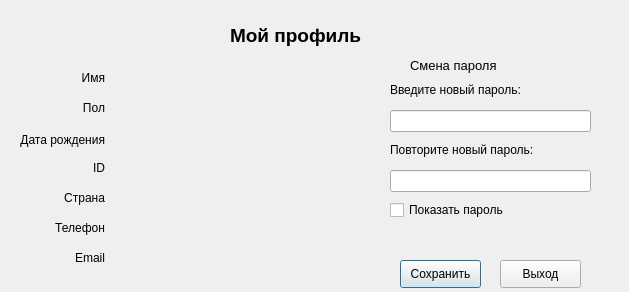
<?xml version="1.0" encoding="UTF-8"?>
<ui version="4.0">
 <class>CompetitorProfileDialog</class>
 <widget class="QDialog" name="CompetitorProfileDialog">
  <property name="geometry">
   <rect>
    <x>0</x>
    <y>0</y>
    <width>629</width>
    <height>292</height>
   </rect>
  </property>
  <property name="windowTitle">
   <string>Dialog</string>
  </property>
  <widget class="QLabel" name="ProfileLabel">
   <property name="geometry">
    <rect>
     <x>230</x>
     <y>20</y>
     <width>171</width>
     <height>31</height>
    </rect>
   </property>
   <property name="font">
    <font>
     <pointsize>14</pointsize>
     <weight>75</weight>
     <bold>true</bold>
    </font>
   </property>
   <property name="text">
    <string>Мой профиль</string>
   </property>
  </widget>
  <widget class="QLabel" name="NameLabel">
   <property name="geometry">
    <rect>
     <x>50</x>
     <y>70</y>
     <width>55</width>
     <height>16</height>
    </rect>
   </property>
   <property name="text">
    <string>Имя</string>
   </property>
   <property name="alignment">
    <set>Qt::AlignRight|Qt::AlignTrailing|Qt::AlignVCenter</set>
   </property>
  </widget>
  <widget class="QLabel" name="SexLabel">
   <property name="geometry">
    <rect>
     <x>50</x>
     <y>100</y>
     <width>55</width>
     <height>16</height>
    </rect>
   </property>
   <property name="text">
    <string>Пол</string>
   </property>
   <property name="alignment">
    <set>Qt::AlignRight|Qt::AlignTrailing|Qt::AlignVCenter</set>
   </property>
  </widget>
  <widget class="QLabel" name="BirthLabel">
   <property name="geometry">
    <rect>
     <x>4</x>
     <y>130</y>
     <width>101</width>
     <height>20</height>
    </rect>
   </property>
   <property name="text">
    <string>Дата рождения</string>
   </property>
   <property name="alignment">
    <set>Qt::AlignRight|Qt::AlignTrailing|Qt::AlignVCenter</set>
   </property>
  </widget>
  <widget class="QLabel" name="CountryLabel">
   <property name="geometry">
    <rect>
     <x>50</x>
     <y>190</y>
     <width>55</width>
     <height>16</height>
    </rect>
   </property>
   <property name="text">
    <string>Страна</string>
   </property>
   <property name="alignment">
    <set>Qt::AlignRight|Qt::AlignTrailing|Qt::AlignVCenter</set>
   </property>
  </widget>
  <widget class="QLabel" name="IdLabel">
   <property name="geometry">
    <rect>
     <x>50</x>
     <y>160</y>
     <width>55</width>
     <height>16</height>
    </rect>
   </property>
   <property name="text">
    <string>ID</string>
   </property>
   <property name="alignment">
    <set>Qt::AlignRight|Qt::AlignTrailing|Qt::AlignVCenter</set>
   </property>
  </widget>
  <widget class="QLabel" name="PhoneLabel">
   <property name="geometry">
    <rect>
     <x>50</x>
     <y>220</y>
     <width>55</width>
     <height>16</height>
    </rect>
   </property>
   <property name="text">
    <string>Телефон</string>
   </property>
   <property name="alignment">
    <set>Qt::AlignRight|Qt::AlignTrailing|Qt::AlignVCenter</set>
   </property>
  </widget>
  <widget class="QLabel" name="EmailLabel">
   <property name="geometry">
    <rect>
     <x>50</x>
     <y>250</y>
     <width>55</width>
     <height>16</height>
    </rect>
   </property>
   <property name="text">
    <string>Email</string>
   </property>
   <property name="alignment">
    <set>Qt::AlignRight|Qt::AlignTrailing|Qt::AlignVCenter</set>
   </property>
  </widget>
  <widget class="QLabel" name="InfoNameLabel">
   <property name="geometry">
    <rect>
     <x>130</x>
     <y>70</y>
     <width>201</width>
     <height>20</height>
    </rect>
   </property>
   <property name="text">
    <string/>
   </property>
  </widget>
  <widget class="QLabel" name="InfoSexLabel">
   <property name="geometry">
    <rect>
     <x>130</x>
     <y>100</y>
     <width>201</width>
     <height>20</height>
    </rect>
   </property>
   <property name="text">
    <string/>
   </property>
  </widget>
  <widget class="QLabel" name="InfoPhoneLabel">
   <property name="geometry">
    <rect>
     <x>130</x>
     <y>220</y>
     <width>201</width>
     <height>20</height>
    </rect>
   </property>
   <property name="text">
    <string/>
   </property>
  </widget>
  <widget class="QLabel" name="InfoBirthLabel">
   <property name="geometry">
    <rect>
     <x>130</x>
     <y>130</y>
     <width>201</width>
     <height>20</height>
    </rect>
   </property>
   <property name="text">
    <string/>
   </property>
  </widget>
  <widget class="QLabel" name="InfoIdLabel">
   <property name="geometry">
    <rect>
     <x>130</x>
     <y>160</y>
     <width>201</width>
     <height>20</height>
    </rect>
   </property>
   <property name="text">
    <string/>
   </property>
  </widget>
  <widget class="QLabel" name="InfoCountryLabel">
   <property name="geometry">
    <rect>
     <x>130</x>
     <y>190</y>
     <width>201</width>
     <height>20</height>
    </rect>
   </property>
   <property name="text">
    <string/>
   </property>
  </widget>
  <widget class="QLabel" name="InfoEmailLabel">
   <property name="geometry">
    <rect>
     <x>130</x>
     <y>250</y>
     <width>201</width>
     <height>20</height>
    </rect>
   </property>
   <property name="text">
    <string/>
   </property>
  </widget>
  <widget class="QLabel" name="NewPasswordLabel">
   <property name="geometry">
    <rect>
     <x>410</x>
     <y>50</y>
     <width>111</width>
     <height>31</height>
    </rect>
   </property>
   <property name="font">
    <font>
     <pointsize>10</pointsize>
    </font>
   </property>
   <property name="text">
    <string>Смена пароля</string>
   </property>
  </widget>
  <widget class="QLabel" name="EnterPasswordLabel">
   <property name="geometry">
    <rect>
     <x>390</x>
     <y>80</y>
     <width>161</width>
     <height>20</height>
    </rect>
   </property>
   <property name="text">
    <string>Введите новый пароль:</string>
   </property>
  </widget>
  <widget class="QLineEdit" name="NewPasswordEdit">
   <property name="geometry">
    <rect>
     <x>390</x>
     <y>110</y>
     <width>201</width>
     <height>22</height>
    </rect>
   </property>
   <property name="echoMode">
    <enum>QLineEdit::Password</enum>
   </property>
  </widget>
  <widget class="QLineEdit" name="RepeatNewPasswordEdit">
   <property name="geometry">
    <rect>
     <x>390</x>
     <y>170</y>
     <width>201</width>
     <height>22</height>
    </rect>
   </property>
   <property name="text">
    <string/>
   </property>
   <property name="echoMode">
    <enum>QLineEdit::Password</enum>
   </property>
  </widget>
  <widget class="QLabel" name="RepeatPasswordLabel">
   <property name="geometry">
    <rect>
     <x>390</x>
     <y>140</y>
     <width>181</width>
     <height>20</height>
    </rect>
   </property>
   <property name="text">
    <string>Повторите новый пароль:</string>
   </property>
  </widget>
  <widget class="QCheckBox" name="PasswordCheckBox">
   <property name="geometry">
    <rect>
     <x>390</x>
     <y>200</y>
     <width>161</width>
     <height>20</height>
    </rect>
   </property>
   <property name="text">
    <string>Показать пароль</string>
   </property>
  </widget>
  <widget class="QPushButton" name="SaveButton">
   <property name="geometry">
    <rect>
     <x>400</x>
     <y>260</y>
     <width>81</width>
     <height>28</height>
    </rect>
   </property>
   <property name="text">
    <string>Сохранить</string>
   </property>
  </widget>
  <widget class="QPushButton" name="ExitButton">
   <property name="geometry">
    <rect>
     <x>500</x>
     <y>260</y>
     <width>81</width>
     <height>28</height>
    </rect>
   </property>
   <property name="text">
    <string>Выход</string>
   </property>
  </widget>
  <widget class="QLabel" name="ErrorLabel">
   <property name="geometry">
    <rect>
     <x>324</x>
     <y>230</y>
     <width>141</width>
     <height>20</height>
    </rect>
   </property>
   <property name="text">
    <string/>
   </property>
  </widget>
 </widget>
 <resources/>
 <connections/>
</ui>
